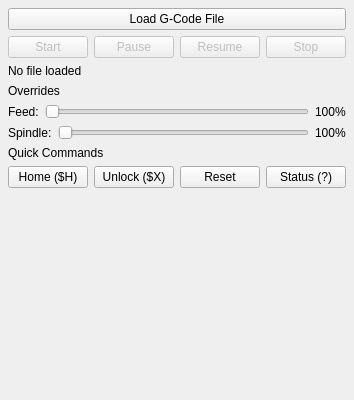
<?xml version="1.0" encoding="UTF-8"?>
<ui version="4.0">
 <class>ControlPanel</class>
 <widget class="QWidget" name="ControlPanel">
  <property name="geometry">
   <rect>
    <x>0</x>
    <y>0</y>
    <width>300</width>
    <height>400</height>
   </rect>
  </property>
  <layout class="QVBoxLayout" name="mainLayout">
   <property name="leftMargin">
    <number>8</number>
   </property>
   <property name="topMargin">
    <number>8</number>
   </property>
   <property name="rightMargin">
    <number>8</number>
   </property>
   <property name="bottomMargin">
    <number>8</number>
   </property>
   <item>
    <widget class="QPushButton" name="loadBtn">
     <property name="text">
      <string>Load G-Code File</string>
     </property>
    </widget>
   </item>
   <item>
    <layout class="QHBoxLayout" name="streamLayout">
     <item>
      <widget class="QPushButton" name="startBtn">
       <property name="enabled">
        <bool>false</bool>
       </property>
       <property name="text">
        <string>Start</string>
       </property>
      </widget>
     </item>
     <item>
      <widget class="QPushButton" name="pauseBtn">
       <property name="enabled">
        <bool>false</bool>
       </property>
       <property name="text">
        <string>Pause</string>
       </property>
      </widget>
     </item>
     <item>
      <widget class="QPushButton" name="resumeBtn">
       <property name="enabled">
        <bool>false</bool>
       </property>
       <property name="text">
        <string>Resume</string>
       </property>
      </widget>
     </item>
     <item>
      <widget class="QPushButton" name="stopBtn">
       <property name="enabled">
        <bool>false</bool>
       </property>
       <property name="text">
        <string>Stop</string>
       </property>
      </widget>
     </item>
    </layout>
   </item>
   <item>
    <widget class="QLabel" name="progressLabel">
     <property name="text">
      <string>No file loaded</string>
     </property>
    </widget>
   </item>
   <item>
    <widget class="QLabel" name="overrideTitleLabel">
     <property name="text">
      <string>Overrides</string>
     </property>
     <property name="objectName">
      <string>sectionTitle</string>
     </property>
    </widget>
   </item>
   <item>
    <layout class="QHBoxLayout" name="feedLayout">
     <item>
      <widget class="QLabel" name="feedLabel">
       <property name="text">
        <string>Feed:</string>
       </property>
      </widget>
     </item>
     <item>
      <widget class="QSlider" name="feedOverrideSlider">
       <property name="orientation">
        <enum>Qt::Horizontal</enum>
       </property>
      </widget>
     </item>
     <item>
      <widget class="QLabel" name="feedOverrideLabel">
       <property name="text">
        <string>100%</string>
       </property>
      </widget>
     </item>
    </layout>
   </item>
   <item>
    <layout class="QHBoxLayout" name="spindleLayout">
     <item>
      <widget class="QLabel" name="spindleLabel">
       <property name="text">
        <string>Spindle:</string>
       </property>
      </widget>
     </item>
     <item>
      <widget class="QSlider" name="spindleOverrideSlider">
       <property name="orientation">
        <enum>Qt::Horizontal</enum>
       </property>
      </widget>
     </item>
     <item>
      <widget class="QLabel" name="spindleOverrideLabel">
       <property name="text">
        <string>100%</string>
       </property>
      </widget>
     </item>
    </layout>
   </item>
   <item>
    <widget class="QLabel" name="cmdTitleLabel">
     <property name="text">
      <string>Quick Commands</string>
     </property>
     <property name="objectName">
      <string>sectionTitle</string>
     </property>
    </widget>
   </item>
   <item>
    <layout class="QHBoxLayout" name="cmdLayout">
     <item>
      <widget class="QPushButton" name="homeBtn">
       <property name="text">
        <string>Home ($H)</string>
       </property>
      </widget>
     </item>
     <item>
      <widget class="QPushButton" name="unlockBtn">
       <property name="text">
        <string>Unlock ($X)</string>
       </property>
      </widget>
     </item>
     <item>
      <widget class="QPushButton" name="resetBtn">
       <property name="text">
        <string>Reset</string>
       </property>
      </widget>
     </item>
     <item>
      <widget class="QPushButton" name="statusBtn">
       <property name="text">
        <string>Status (?)</string>
       </property>
      </widget>
     </item>
    </layout>
   </item>
   <item>
    <spacer name="verticalSpacer">
     <property name="orientation">
      <enum>Qt::Vertical</enum>
     </property>
     <property name="sizeHint" stdset="0">
      <size>
       <width>20</width>
       <height>40</height>
      </size>
     </property>
    </spacer>
   </item>
  </layout>
 </widget>
 <resources/>
 <connections/>
</ui>
